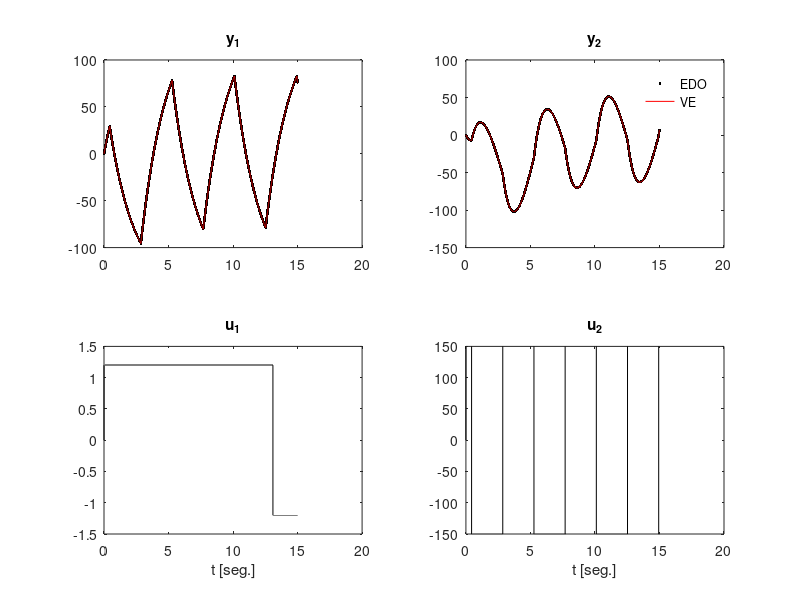

The MATLAB script that drew this image:
% A
% Verificación de la EDO 
% Condic iniciales nulas.
clear all;clc;close all;
% pkg load control;
% pkg load signal;
T=15; Kmax=30000; At=T/Kmax;TamanioFuente=12; 
u1=zeros(1,Kmax);y1=u1;y2=u1;y1p=y1;y2p=y2; t=0:At:T-At;y1pp=0; 
u1=.1*[0 12* sign(cos(0.12*t))];u1p=[0 diff(u1)/At];
u2=100*[0 1.5* sign(cos(1.3*t+1))];u2p=[ 0 diff(u2)/At];
for jj=1:Kmax-1
    y1pp=(1/4)*(-u1p(jj)+2*u1(jj)+2*u2p(jj)+u2(jj)-4*y1p(jj)-y1(jj));    
    y2pp=(1/4)*(-3*u1(jj)+2*u2(jj)-u2p(jj)-4*y2p(jj)-y2(jj));       
    %Integro
    y2p(jj+1) =y2p(jj)+y2pp*At; 
     y2(jj+1) =y2(jj) +y2p(jj)*At;
    y1p(jj+1) =y1p(jj)+y1pp*At;
     y1(jj+1) =y1(jj) +y1p(jj)*At;
end
figure;
subplot(2,2,1);plot(t,y1,'.k'); title('y_1'),hold on
subplot(2,2,2);plot(t,y2,'.k');title('y_2'); hold on
subplot(2,2,3);plot(t,u1(1:numel(t)),'k'); title('u_1');xlabel('t [seg.]')
subplot(2,2,4);plot(t,u2(1:numel(t)),'k');title('u_2');xlabel('t [seg.]')
A=[0,1;-.25,-1];
A=[A zeros(size(A));zeros(size(A)) A];
B1=[ -.25 .5; 3/4 -.25];
B2=[0 -.25;-3/4 3/4];
B=[B1;B2];
C=[1 0 0 0;0 0 1 0];
D=[0 0;0 0];
% Para verificar usando Matlab
% num11=[-1 2];num12=[2 1];
% num21=[-3];  num22=[-1 2];
% den=[4 4 1];
% H11=tf(num11,den);H12=tf(num12,den);
% H21=tf(num21,den);H22=tf(num22,den);
% H=[H11 H12;H21 H22];
% sys=ss(H,'minimal');
% A=sys.a;
% B=sys.b;
% C=sys.c;
% D=sys.d;
x=[0;0;0;0];U=[0;0];y_2(1)=0;
for jj=1:Kmax-1
    U(1)=u1(jj);
    U(2)=u2(jj);
    xp=A*x+B*U;
    y =C*x+D*U;
    x=x+xp*At;
    x11(jj)=x(1);
    x22(jj)=x(2);
    y_1(jj+1)=y(1);
    y_2(jj+1)=y(2);
end
subplot(2,2,1);plot(t,y_1,'r');
subplot(2,2,2);plot(t,y_2,'r');legend('EDO','VE');legend('boxoff');
